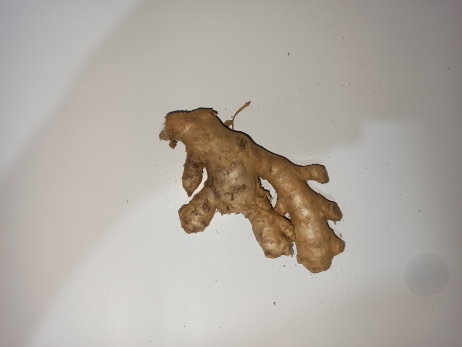
#> input picture images/jahe.jpg, 462 x 347 px, found by its file name
$ python 02.4-thresh-local.py
#> lines starting #> are read from the running program, lines starting #| are printed output that depends on the picture; after the words box and inside, x2 and y2 are one past the last pixel; in counts of white or black regions, pixels touching at a corner belong together
import matplotlib.pyplot as plt
from skimage import io, color, filters

img = io.imread("images/jahe.jpg")
#> img is the input picture: shape (347, 462, 3); mean R, G, B 175.8, 169, 161.4
gray = color.rgb2gray(img)
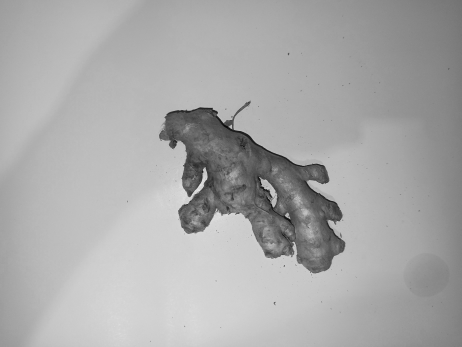
#> gray: shape (347, 462) float64; min 0.0433, max 0.899, mean 0.666

# threshold local
block_size = 507
offset = 0.01
thresh_local = filters.threshold_local(gray, block_size, offset=offset)
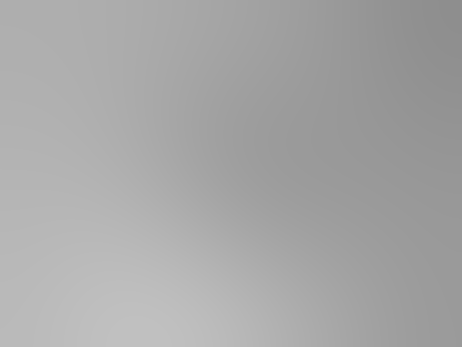
#> thresh_local: shape (347, 462) float64; min 0.559, max 0.757, mean 0.656
binary_local = gray > thresh_local
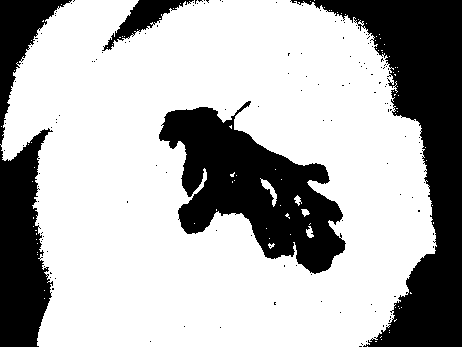
#> binary_local: shape (347, 462) bool; 69.1% white; 142 black regions (138 under 20 px), largest, box (x1, y1, x2, y2) and area: (290, 0, 462, 347) 20866, (159, 101, 346, 274) 15604, (0, 0, 72, 347) 11450, (102, 0, 194, 51) 1388

fig, axes = plt.subplots(ncols=3, figsize=(8, 6))
axes[0].imshow(img)
axes[0].set_title("Original")
axes[1].imshow(gray, cmap="gray")
axes[1].set_title("Gray")
axes[2].imshow(binary_local, cmap="gray")
axes[2].set_title(f"Local Threshold Result\nBlock Size: {block_size} | Offset: {offset}")
plt.show()
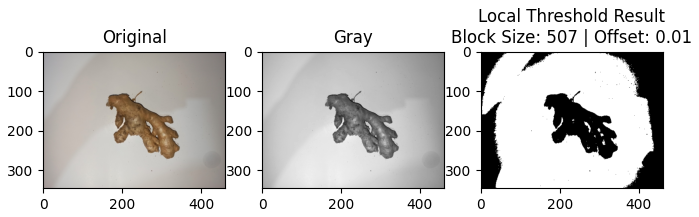
#> figure drawn by matplotlib, 3 panels
